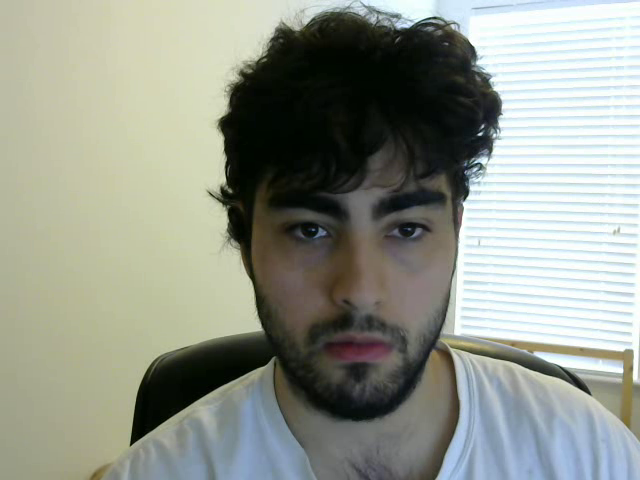
#> input picture frame 14 of OpenCVTesting/OpenCVTesting/oetput.avi, 640 x 480 px, given in place of maVideo.mp4, which was not available
$ python OldMovementDec.py
#> lines starting #> are read from the running program, lines starting #| are printed output that depends on the picture
### CraftedCVCodes/Plotter.py
import cv2
import numpy as np

class plotter:
    def __init__(self,width,height,x_pos,y_pos,thickness,line):
        self.width = width              # width of actual graph in pixels
        self.height = height            # height of actual graph in pixels
        self.x_pos = x_pos              # position in x of figure of plot's upper left corner
        self.y_pos = y_pos              # position in x of figure of plot's upper left corner
        self.offset = 20
        self.thickness = thickness
        self.color_table = [(0,255,0),(255,0,0),(0,0,255),(255,255,0),(0,255,255),(255,0,255)]
        self.line = line
    def plot_information(self,fig_handle,data_stream,x_scale,y_scale):
        self.x_scale = x_scale          # x scale used in graph [min,max,subdiv]
        self.y_scale = y_scale          # y scale used in graph [min,max,subdiv]
        # First, lets make the axis
        cv2.arrowedLine(fig_handle,(self.x_pos+self.offset,self.y_pos+self.height-self.offset),(self.x_pos+self.width-self.offset,self.y_pos+self.height-self.offset),(0,0,0),thickness=2)
        cv2.arrowedLine(fig_handle,(self.x_pos+self.offset,self.y_pos+self.height-self.offset),(self.x_pos+self.offset,self.y_pos+self.offset),(0,0,0),thickness=2)
        cv2.putText(fig_handle,str('%d'%self.x_scale[0]),(self.x_pos+int(self.width/15),self.y_pos+self.height), cv2.FONT_HERSHEY_SIMPLEX,0.5,(0,0,0),1,cv2.LINE_AA)
        cv2.putText(fig_handle,str('%d'%self.x_scale[1]),(self.x_pos+self.width-int(self.width/20),self.y_pos+self.height), cv2.FONT_HERSHEY_SIMPLEX,0.5,(0,0,0),1,cv2.LINE_AA)
        cv2.putText(fig_handle,str('%d'%self.y_scale[0]),(self.x_pos-self.offset,self.y_pos+self.height), cv2.FONT_HERSHEY_SIMPLEX,0.5,(0,0,0),1,cv2.LINE_AA)
        cv2.putText(fig_handle,str('%d'%self.y_scale[1]),(self.x_pos,self.y_pos+self.offset), cv2.FONT_HERSHEY_SIMPLEX,0.5,(0,0,0),1,cv2.LINE_AA)
        i = 0
        for a_stream in data_stream:    #For each stream of data handled by the plotter
            stream_size = len(a_stream) #get total length of stream provided, a numpy vector whose columns are the points
            j = 0
            x_pos = np.zeros(shape = stream_size)
            y_pos = np.zeros(shape = stream_size)
            for a_point in a_stream:
                if a_point[0] >= self.x_scale[0] and a_point[0] <= self.x_scale[1] and a_point[1] >= self.y_scale[0] and a_point[1] <= self.y_scale[1]: #if it fits in the plot
                    x_pos[j] = (self.x_pos+self.offset+(self.width-2*self.offset)*((a_point[0]-self.x_scale[0])/(self.x_scale[1]-self.x_scale[0])))
                    y_pos[j]= (self.y_pos+self.height-self.offset-(self.height-2*self.offset)*((a_point[1]-self.y_scale[0])/(self.y_scale[1]-self.y_scale[0])))
                    cv2.rectangle(fig_handle,(int(x_pos[j]),int(y_pos[j])),(int(x_pos[j])+self.thickness,int(y_pos[j])+self.thickness),self.color_table[i],self.thickness)
                    if self.line:
                        if j > 0:
                            cv2.line(fig_handle,(int(x_pos[j-1]),int(y_pos[j-1])),(int(x_pos[j]),int(y_pos[j])),self.color_table[i],self.thickness-1)
                    j += 1
            i += 1
"""data_stream_1 = np.array([[10,10],[20,20],[30,30],[40,40],[50,50],[60,60],[70,70],[80,80]])
data_stream_2 = np.array([[0,0],[20,15],[30,35],[40,35],[50,25],[60,65],[70,22],[80,55]])
streams = [data_stream_1,data_stream_2]
an_img = cv2.imread('C:\\Users\\David\\source\\repos\\HaarDetect\\HaarDetect\\acar.jpg')
ma_plot = plotter(500,500,50,50,2)
ma_plot.plot_information(an_img,streams,[0,100],[0,100])
cv2.imshow('image3',an_img)
cv2.waitKey(0)
cv2.destroyAllWindows()"""

### CraftedCVCodes/OldMovementDec.py
import numpy as np
from CamRunnable import camVideoStream
import math as m
from time import sleep
import cv2
import Plotter

frame_lim = 2000       # Number of independent frames to analyze
group_scale = 100       # How many key points will be tracked
use_CLAHE = False      # Whether or not normalize for brightness
buffer_comparator = [] # Where I will store the information
buffer_size = 3        # Number of frames to be considered to attempt a velocity estimation
animate = True
point_velocities = np.zeros(shape=(group_scale,2))   # Column matrix containing all velocities being monitored at any given time
point_distances = np.zeros(shape=(group_scale,2))    # Column matrix containing all velocities being monitored at any given time
orb = cv2.ORB_create() # Oriented FAST and rotated BRIEF characterizer to use within the system # nfeatures = 500,scaleFactor = 1.2,nlevels = 8,edgeThreshold = 31,firstLevel = 0,WTA_K = 2,scoreType = ORB.HARRIS_SCORE,patchSize = 31,fastThreshold = 20
clahe = cv2.createCLAHE(clipLimit=3.0, tileGridSize=(8,8)) # Setting up the histogram equalizer (these numbers work well for my web camera)
bf = cv2.BFMatcher(cv2.NORM_HAMMING, crossCheck=True)      # Matching object being initialized beforehand
previous_time = -1
curr_frame = 0
cam_holder = cv2.VideoCapture('C:\\Users\\David\\Desktop\\maVideo.mp4')
#cam_holder = camVideoStream(0,30,640,480)
#cam_holder.start()

record_count = 0

division_bin = 50      # To differentiate points
max_uniaxial_bins = 10 # This number squared will divide the clusters of data
threshold_min = 20
threshold_max = division_bin*max_uniaxial_bins+threshold_min
time = 0
if animate: my_plot = Plotter.plotter(200,200,50,50,2,False)
def compare_velocities(buffer,point_velocities,point_distances,image):
    velocity_organizer = np.zeros(shape=(2*max_uniaxial_bins+1,2*max_uniaxial_bins+1,2))  # Refresh arrays used in velocity isolation
    position_organizer = np.zeros(shape=(2*max_uniaxial_bins+1,2*max_uniaxial_bins+1,2))
    frequency_organizer = np.zeros(shape=(2*max_uniaxial_bins+1,2*max_uniaxial_bins+1))
    extreme_points = np.zeros(shape=(2*max_uniaxial_bins+1,2*max_uniaxial_bins+1,4))
    captured_base = np.zeros(shape=(2*max_uniaxial_bins+1,2*max_uniaxial_bins+1))         # Check to accumulate the boundaries of the clusters

    T = threshold_min # some made up velocity threshold (40 pixels per second)

    stream = []
    minVx = []
    maxVx = []
    minVy = []
    maxVy = []
    position = []
    for a_reference1 in buffer:
        for a_reference2 in buffer:
            if a_reference2[2] > a_reference1[2]:   # Only compute matches IF the second reference has happened LATER than the first,
                 matches = bf.match(a_reference1[1],a_reference2[1]) # giving us an upper triangular analysis of the buffers available: 12, 13, 14, 23, 24, 34 for a buffer of size 4, for example
                 dt = a_reference2[2]-a_reference1[2]                # we need dt as well
                 matches = sorted(matches, key = lambda x:x.distance)
                 i = 0
                 for a_match in matches:
                    img_index = a_match.queryIdx
                    reference_index = a_match.trainIdx
                    img_loc = a_reference1[0][img_index].pt
                    ref_loc = a_reference2[0][reference_index].pt
                    locations = [img_loc[0],img_loc[1],ref_loc[0],ref_loc[1]]
                    displacements = [ref_loc[0]-img_loc[0],ref_loc[1]-img_loc[1]]
                    V_mag = m.sqrt((displacements[0]/dt)**2+(displacements[1]/dt)**2)
                    if m.fabs(displacements[0]/dt) < threshold_max and  m.fabs(displacements[1]/dt) < threshold_max:
                        if animate and V_mag > T: cv2.rectangle(image,(int(ref_loc[0]),int(ref_loc[1])),(int(ref_loc[0])+2,int(ref_loc[1])+2),(255,255,255),2)
                        if m.fabs(displacements[0]/dt) > threshold_min:
                            point_velocities[i][0] = (displacements[0]/dt)
                        else:
                            point_velocities[i][0] = 0
                        if m.fabs(displacements[1]/dt) > threshold_min:
                            point_velocities[i][1] = (displacements[1]/dt)
                        else:
                            point_velocities[i][1] = 0
                    x_bin_pos = int(np.sign(point_velocities[i][0])*m.ceil(m.fabs((point_velocities[i][0]-threshold_min*np.sign(point_velocities[i][0]))/division_bin)))+max_uniaxial_bins
                    y_bin_pos = int(np.sign(point_velocities[i][1])*m.ceil(m.fabs((point_velocities[i][1]-threshold_min*np.sign(point_velocities[i][1]))/division_bin)))+max_uniaxial_bins
                    if captured_base[x_bin_pos][y_bin_pos] == 0: # Captures extreme points of the cluster (first one is a default) [xmin xmax ymin ymax] per histogram slot
                        extreme_points[x_bin_pos][y_bin_pos][0] = int(ref_loc[0])
                        extreme_points[x_bin_pos][y_bin_pos][1] = int(ref_loc[0])
                        extreme_points[x_bin_pos][y_bin_pos][2] = int(ref_loc[1])
                        extreme_points[x_bin_pos][y_bin_pos][3] = int(ref_loc[1])
                        captured_base[x_bin_pos][y_bin_pos] = 1
                    else:
                        if int(ref_loc[0]) > extreme_points[x_bin_pos][y_bin_pos][1]:
                            extreme_points[x_bin_pos][y_bin_pos][1] = int(ref_loc[0])
                        if int(ref_loc[0]) < extreme_points[x_bin_pos][y_bin_pos][0]:
                            extreme_points[x_bin_pos][y_bin_pos][0] = int(ref_loc[0])
                        if int(ref_loc[1]) > extreme_points[x_bin_pos][y_bin_pos][3]:
                            extreme_points[x_bin_pos][y_bin_pos][3] = int(ref_loc[1])
                        if int(ref_loc[1]) < extreme_points[x_bin_pos][y_bin_pos][2]:
                            extreme_points[x_bin_pos][y_bin_pos][2] = int(ref_loc[1])
                    velocity_organizer[x_bin_pos][y_bin_pos][0] += (point_velocities[i][0]) # Here classification magic happens!!
                    velocity_organizer[x_bin_pos][y_bin_pos][1] += (point_velocities[i][1]) # Here classification magic happens!!
                    position_organizer[x_bin_pos][y_bin_pos][0] += int(ref_loc[0]) # Here classification magic happens!!
                    position_organizer[x_bin_pos][y_bin_pos][1] += int(ref_loc[1]) # Here classification magic happens!!
                    frequency_organizer[x_bin_pos][y_bin_pos] += 1
                    point_distances[i][0] = int(ref_loc[0])
                    point_distances[i][1] = int(ref_loc[1])
                    i+=1
                    if i >= group_scale:
                        minVx.append(np.min(point_velocities[:,0]))
                        maxVx.append(np.max(point_velocities[:,0]))
                        minVy.append(np.min(point_velocities[:,1]))
                        maxVy.append(np.max(point_velocities[:,1]))
                        break
                 stream.append(np.copy(point_velocities))
                 position.append(np.copy(point_distances))
    for x in range(len(frequency_organizer)):
        for y in range(len(frequency_organizer[0])):
            if frequency_organizer[x][y] > 0:
                velocity_organizer[x][y][0] = velocity_organizer[x][y][0]/(frequency_organizer[x][y])
                velocity_organizer[x][y][1] = velocity_organizer[x][y][1]/(frequency_organizer[x][y])
                position_organizer[x][y][0] = position_organizer[x][y][0]/(frequency_organizer[x][y])
                position_organizer[x][y][1] = position_organizer[x][y][1]/(frequency_organizer[x][y])
            if frequency_organizer[x][y] > 0 and (x != max_uniaxial_bins and y != max_uniaxial_bins):
                if animate:
                    x_pos = int(position_organizer[x][y][0])
                    y_pos = int(position_organizer[x][y][1])
                    V = m.sqrt((velocity_organizer[x][y][0])**2+(velocity_organizer[x][y][1])**2)
                    cv2.rectangle(image,(x_pos,y_pos),(x_pos+2,y_pos+2),(0,0,0),2)
                    cv2.rectangle(image,(int(extreme_points[x][y][0]),int(extreme_points[x][y][2])),(int(extreme_points[x][y][1]),int(extreme_points[x][y][3])),(238,130,238),2)
                    cv2.arrowedLine(image,(x_pos,y_pos),(x_pos+int(velocity_organizer[x][y][0]/10),y_pos+int(velocity_organizer[x][y][1]/10)),(0,255,0),thickness=1)
                    cv2.putText(image,str('%.3f'%V),(x_pos,y_pos), cv2.FONT_HERSHEY_SIMPLEX,0.5,(0,0,255),1,cv2.LINE_AA)
    if animate: my_plot.plot_information(image,stream,[-500,500],[-500,500])
    return stream, position
while curr_frame <= frame_lim:
    grabbed, a_frame = cam_holder.read()
#> a_frame is the input picture: shape (480, 640, 3); mean B, G, R 140.6, 151.3, 146.6
    if grabbed == False:
        break
    a_frame = cv2.resize(a_frame, (640, 480))
    time += 1/30
    #a_frame, time = cam_holder.read()
    if time != previous_time:
        gray_frame = cv2.cvtColor(a_frame,cv2.COLOR_BGR2GRAY)
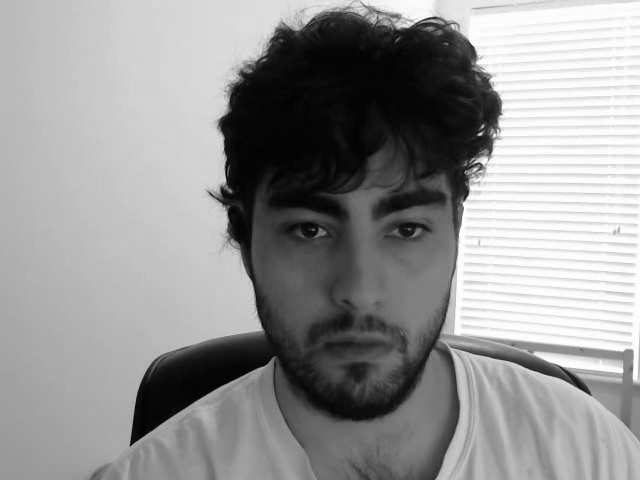
#> gray_frame: shape (480, 640); min 0, max 255, mean 148.6
        if use_CLAHE:
            gray_cl = clahe.apply(gray_frame)
            kp, des = orb.detectAndCompute(gray_cl,None)
        else:
            kp, des = orb.detectAndCompute(gray_frame,None)
#> kp = 500 keypoints; strongest (x, y, size): (479, 134, 31), (479, 163, 31), (478, 166, 31), (219, 122, 111.1)
        if kp:      # Proceed if detection was successful
            if record_count < buffer_size:    # If we have not captured enough frames to compute velocities
                buffer_comparator.append([kp,des,time])  # Save whatever you got in the current frame to be used
                record_count += 1                   # Let the program know that you have recorded a frame
            else:                                   # We now got enough frames to always be 'full'
                buffer_comparator = buffer_comparator[1:] # Erase first element from the list and move entire list of objects back
                buffer_comparator.append([kp,des,time])  # Save whatever you got in the current frame to be used in the LAST position
                stream, pos = compare_velocities(buffer_comparator,point_velocities,point_distances,a_frame)
                #compute_movement(stream,pos)
                cv2.imshow('original',a_frame)
                if cv2.waitKey(1) & 0xFF == ord('q'):
                    break
        previous_time = time
        curr_frame = curr_frame + 1
    else:
        sleep(0.017)
#> (the run stopped early here; a loop or call above may not have finished)

$ run again, starting later in the video
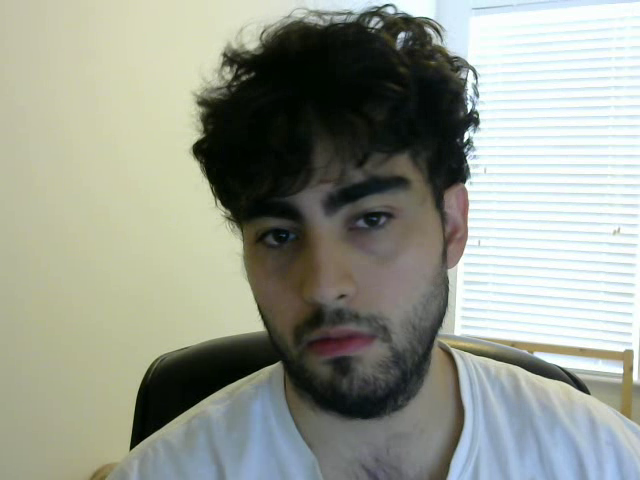
#> input picture frame 63 of OpenCVTesting/OpenCVTesting/oetput.avi, 640 x 480 px, given in place of maVideo.mp4, which was not available
#> a_frame is the input picture: shape (480, 640, 3); mean B, G, R 143.6, 154.8, 150.1
#> `gray_frame = cv2.cvtColor(a_frame,cv2.COLOR_BGR2GRAY)`:
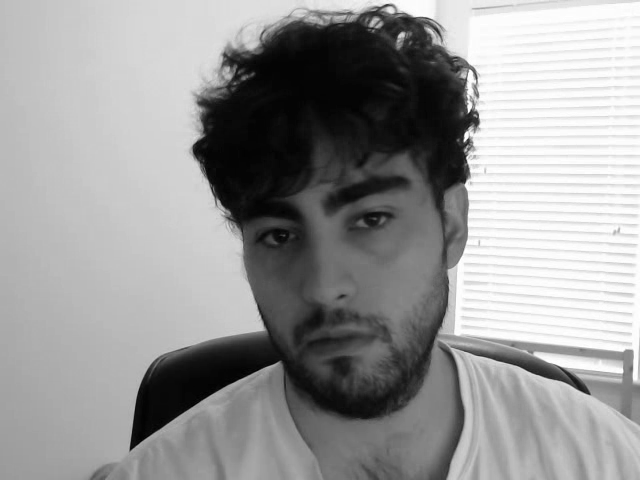
#> gray_frame: shape (480, 640); min 0, max 255, mean 152
#> kp = 500 keypoints; strongest (x, y, size): (468, 111, 31), (467, 135, 64.3), (464, 140, 31), (464, 139, 37.2)

$ run again, starting later in the video
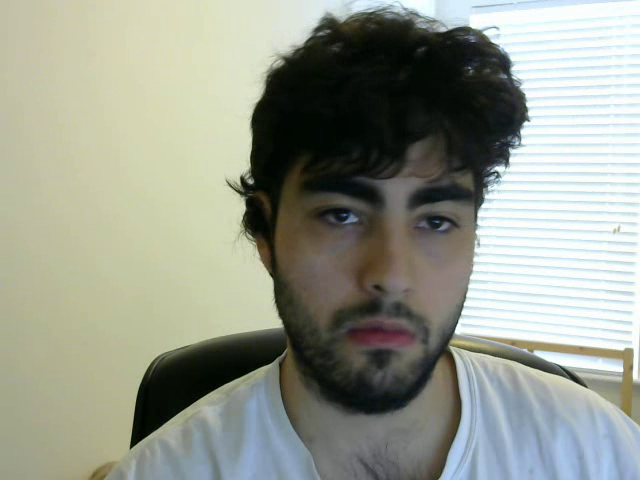
#> input picture frame 113 of OpenCVTesting/OpenCVTesting/oetput.avi, 640 x 480 px, given in place of maVideo.mp4, which was not available
#> a_frame is the input picture: shape (480, 640, 3); mean B, G, R 142, 154.4, 150.2
#> `gray_frame = cv2.cvtColor(a_frame,cv2.COLOR_BGR2GRAY)`:
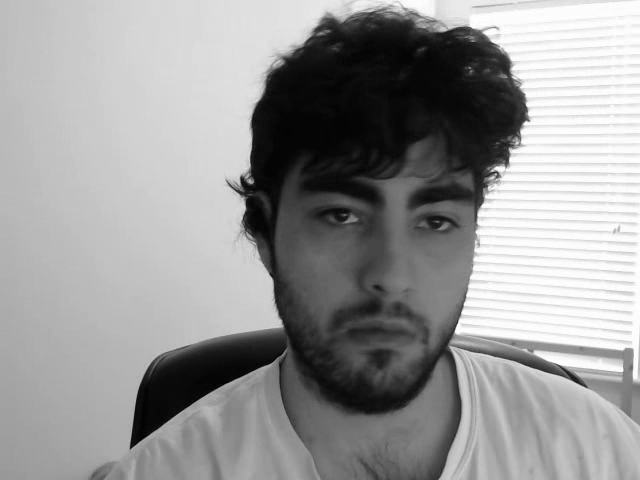
#> gray_frame: shape (480, 640); min 0, max 255, mean 151.7
#> kp = 500 keypoints; strongest (x, y, size): (496, 172, 31), (494, 174, 37.2), (527, 119, 37.2), (526, 118, 44.6)
